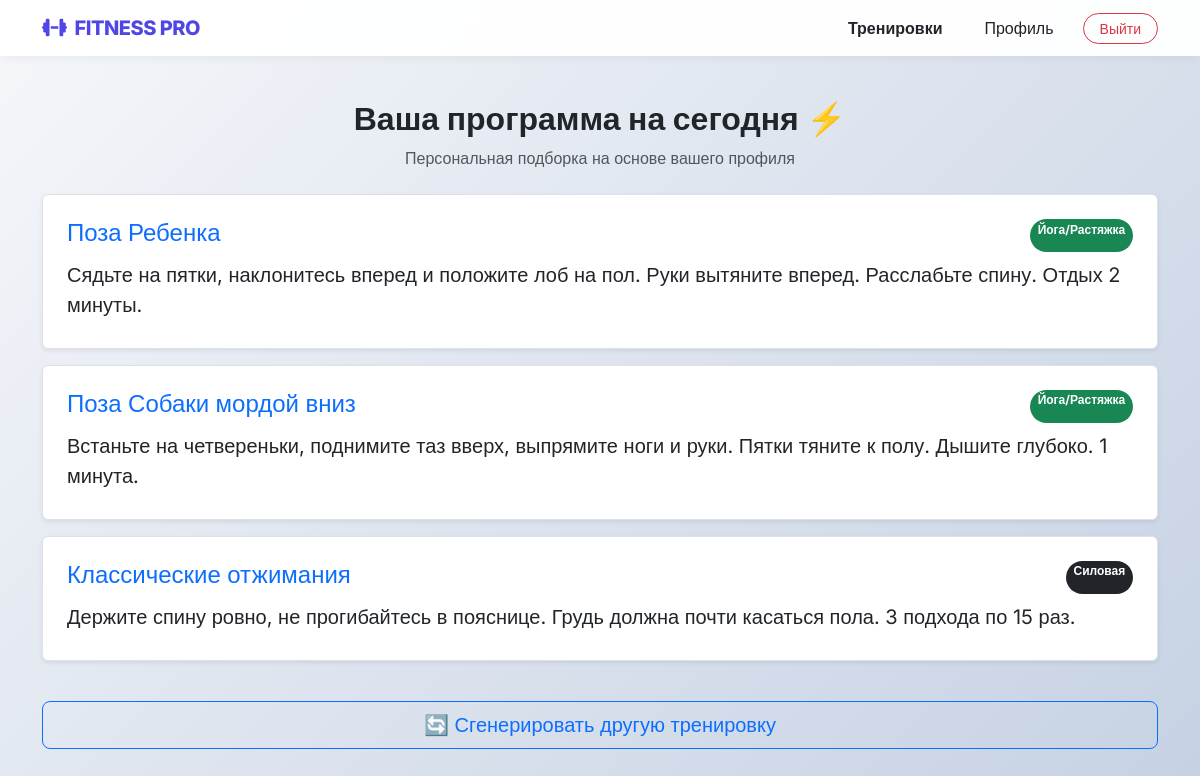
Screenshot of /daily/ (signed in) with the database file from the repository.
### workouts/models.py (models this page shows, shortened)
class Workout(models.Model):
    title = models.CharField("Название", max_length=100)
    description = models.TextField("Описание")
    category = models.CharField("Категория", max_length=20, choices=CATEGORY_CHOICES)

### workouts/views.py (the view)
# urls.py: path('daily/', views.daily_workouts, name='daily'),
@login_required
def daily_workouts(request):
    user_profile = request.user.profile
    selected_categories = []
    if user_profile.want_cardio: selected_categories.append('cardio')
    if user_profile.want_strength: selected_categories.append('strength')
    if user_profile.want_yoga: selected_categories.append('yoga')
    workouts = Workout.objects.filter(category__in=selected_categories).order_by('?')[:3]
    return render(request, 'workouts/daily.html', {'workouts': workouts})

### workouts/templates/workouts/daily.html
{% extends 'workouts/base.html' %}
{% block content %}
<div class="text-center mb-4">
    <h2 class="fw-bold">Ваша программа на сегодня ⚡</h2>
    <p class="text-muted">Персональная подборка на основе вашего профиля</p>
</div>
{% if workouts %}
    <div class="list-group">
    {% for workout in workouts %}
        <div class="list-group-item list-group-item-action flex-column align-items-start p-4 mb-3 shadow-sm border rounded">
            <div class="d-flex w-100 justify-content-between">
                <h4 class="mb-1 text-primary">{{ workout.title }}</h4>
                <small class="badge
                    {% if workout.category == 'cardio' %}bg-danger
                    {% elif workout.category == 'strength' %}bg-dark
                    {% else %}bg-success{% endif %}
                    rounded-pill">
                    {{ workout.get_category_display }}
                </small>
            </div>
            <p class="mb-1 mt-2 fs-5">{{ workout.description }}</p>
        </div>
    {% endfor %}
    </div>
    <div class="d-grid gap-2 mt-4">
        <button onclick="location.reload();" class="btn btn-outline-primary btn-lg">
            🔄 Сгенерировать другую тренировку
        </button>
    </div>
{% else %}
    <div class="alert alert-warning text-center" role="alert">
        <h4>Пусто! 😔</h4>
        <p>Мы не нашли упражнений по вашим фильтрам.</p>
        <a href="{% url 'profile' %}" class="btn btn-warning">Изменить настройки профиля</a>
    </div>
{% endif %}
{% endblock %}

### workouts/templates/workouts/base.html (shortened to what this page needs)
<!DOCTYPE html>
<html lang="ru">
<head>
    <link href="https://cdn.jsdelivr.net/npm/bootstrap@5.3.0/dist/css/bootstrap.min.css" rel="stylesheet">
    <link rel="stylesheet" href="https://cdnjs.cloudflare.com/ajax/libs/font-awesome/6.4.0/css/all.min.css">
</head>
<body>
    <nav class="navbar navbar-expand-lg navbar-light fixed-top">
        <div class="container">
            <a class="navbar-brand" href="{% url 'home' %}">
                <i class="fa-solid fa-dumbbell me-2"></i>FITNESS PRO
            </a>
            <div class="d-flex align-items-center">
                {% if user.is_authenticated %}
                    <a class="btn btn-link text-decoration-none text-dark fw-bold me-3" href="{% url 'daily' %}">Тренировки</a>
                    <a class="btn btn-link text-decoration-none text-dark me-3" href="{% url 'profile' %}">Профиль</a>
                    <form action="{% url 'logout' %}" method="post" class="d-inline">
                        <button type="submit" class="btn btn-outline-danger btn-sm rounded-pill px-3">Выйти</button>
                    </form>
                {% else %}
                    <a class="nav-link fw-bold me-3" href="{% url 'login' %}">Войти</a>
                    <a class="btn btn-primary text-white" href="{% url 'register' %}">Начать бесплатно</a>
                {% endif %}
            </div>
        </div>
    </nav>
    <div class="container" style="margin-top: 100px; padding-bottom: 50px;">
        {% block content %}{% endblock %}
    </div>
</body>
</html>

### workouts/templates/workouts/base.html (style rules this page uses)
body { background: linear-gradient(135deg, #f5f7fa 0%, #c3cfe2 100%); font-family: 'Inter', sans-serif; min-height: 100vh; }
.navbar { background: rgba(255, 255, 255, 0.95) !important; backdrop-filter: blur(10px); box-shadow: 0 2px 10px rgba(0,0,0,0.05); }
.navbar-brand { font-weight: 800; color: #4F46E5 !important; letter-spacing: -0.5px; }

### rows the page displays
Workout: title "Поза Ребенка", category "Йога/Растяжка", description "Сядьте на пятки, наклонитесь вперед и положите лоб на пол. Руки вытяните вперед. Расслабьте спину. Отдых 2 минуты."
Workout: title "Поза Собаки мордой вниз", category "Йога/Растяжка", description "Встаньте на четвереньки, поднимите таз вверх, выпрямите ноги и руки. Пятки тяните к полу. Дышите глубоко. 1 минута."
Workout: title "Классические отжимания", category "Силовая", description "Держите спину ровно, не прогибайтесь в пояснице. Грудь должна почти касаться пола. 3 подхода по 15 раз."
